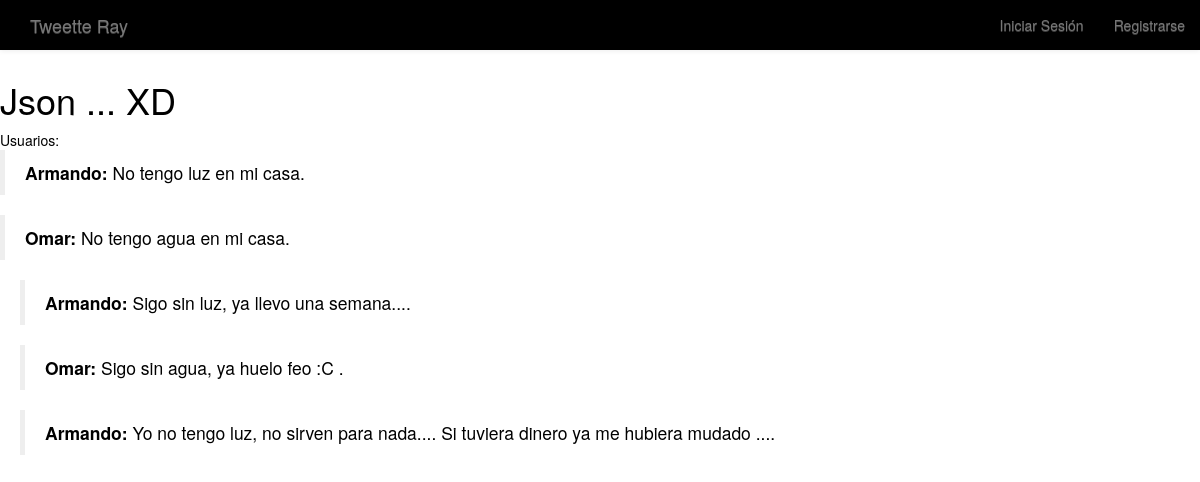
The page / on the database its author committed.
### R/models.py (models this page shows, shortened)
class Comentarios(models.Model):
    id_comentario = models.AutoField(primary_key = True)
    usuario = models.ForeignKey(Usuarios)
    comentario = models.TextField()
    def __str__(self):
        return  str(self.id_comentario)

class Usuarios(models.Model):
    id_usuario = models.AutoField(primary_key = True)
    usuario = models.OneToOneField(User, on_delete=models.CASCADE)
    imagen = models.ImageField(upload_to="fotos_perfil", default="")
    telefono = models.CharField(max_length=10)
    correo = models.CharField(max_length=50)
    colonia = models.CharField(max_length=50)
    def __str__(self):
        return self.usuario.username

class Respuestas(models.Model):
    id_respuesta = models.AutoField(primary_key = True)
    id_comentario = models.ForeignKey(Comentarios, on_delete=models.CASCADE)
    usuario = models.ForeignKey(Usuarios)
    respuesta = models.TextField()

### R/views.py (the view)
# urls.py: url(r'^$', views.index),
def index(request):
    usuarios = list(Usuarios.objects.all())
    comentarios = list(Comentarios.objects.all())
    respuestas = list(Respuestas.objects.all())
    return render(request, 'index.html', {'usuarios':usuarios ,'comentarios': comentarios, 'respuestas': respuestas})

### R/templates/index.html (shortened to what this page needs)
{% extends "base.html" %}
{% block body %}
<body id=body>
     <h1>Json ... XD </h1>
     <ul class="nav nav-list" id="Usuarios">
       <li class="nav-header">Usuarios: </li>
     </ul>
  <div>
    {% for c in comentarios %}
      <blockquote><strong>{{ c.usuario }}:</strong> {{c.comentario}}</blockquote>
      {% for r in respuestas %}
        {% ifequal c.id_comentario 2 %}
          <div id=respuestas>
              <blockquote><strong>{{ r.usuario }}:</strong> {{r.respuesta}}</blockquote>
          </div>
        {% endifequal %}
      {% endfor %}
    {% endfor %}
  </div>
</body>
{% endblock %}

### R/templates/base.html (shortened to what this page needs)
<!DOCTYPE html>
<html>
  <head>
    {% load staticfiles %}
    <link rel="stylesheet" href="{% static 'bootstrap-4/dropdown/bootstrap-theme.min.css' %}"/>
    <link rel="stylesheet" href="{% static 'bootstrap-4/dropdown/bootstrap.min.css' %}"/>
  </head>
  <header>
    <nav class="nabar navbar-default navbar-fixed-top">
      <div id="main_nav" class="container-fluid">
        <div class="navbar-header">
          <a class="navbar-brand" href="/index/">Tweette Ray</a>
        </div>
        {% if not request.user.is_authenticated %}
          <ul class="nav navbar-nav navbar-right">
            <li><a href="/login/">Iniciar Sesión</a></li>
            <li><a href="/signup/">Registrarse</a></li>
          </ul>
        {% else %}
        <ul class="nav navbar-nav navbar-right">
          <li><a href="/perfil/">Mi Perfil</a></li>
          <li><a href="/logout/">Cerrar Sesión</a></li>
        </ul>
        {% endif %}
      </div>
    </nav>
  </header>
  {% block body %}
  {% endblock %}
</html>

### R/templates/base.html (style rules this page uses)
body { position: relative; }
#main_nav { padding-top:0px;height:50px;color: #fff; background-color: #000000; }
#body { padding-top:60px;height:500px;color: #000000; background-color: #ffffff; }
#respuestas { padding-left:20px }

### rows shown on the page
Comentarios: usuario "Armando", comentario "No tengo luz en mi casa."
Comentarios: usuario "Omar", comentario "No tengo agua en mi casa."
Respuestas: usuario "Armando", respuesta "Sigo sin luz, ya llevo una semana...."
Respuestas: usuario "Omar", respuesta "Sigo sin agua, ya huelo feo :C ."
Respuestas: usuario "Armando", respuesta "Yo no tengo luz, no sirven para nada.... Si tuviera dinero ya me hubiera mudado ...."
